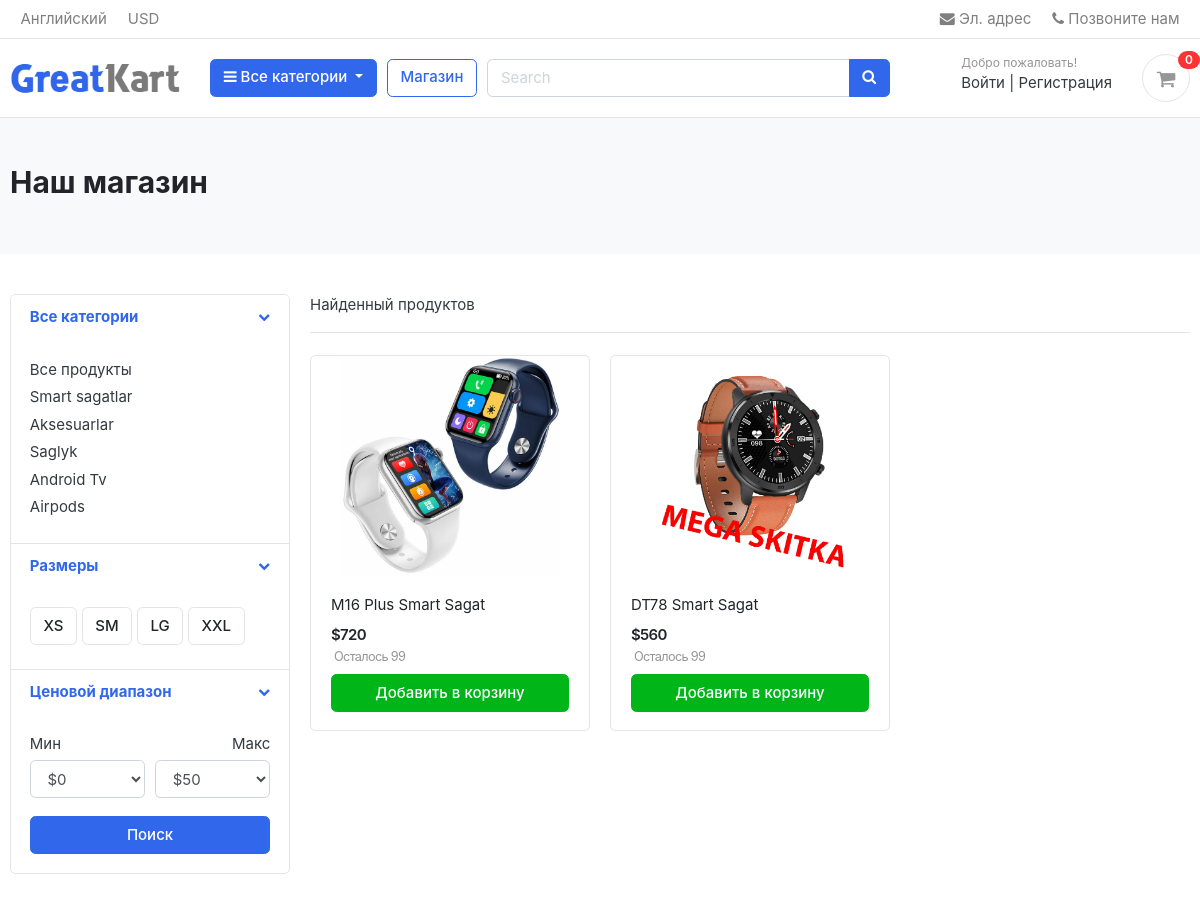
/1/, run on the app's committed database.
### product/models.py (models this page shows, shortened)
class Category(models.Model):
    name = models.CharField(max_length=255)
    slug = models.SlugField(max_length=255, unique=True)
    desc = models.TextField(max_length=255, blank=True, null=True)
    image = models.ImageField(upload_to='category/', blank=True, null=True)
    class Meta:
        verbose_name = "category"
        verbose_name_plural = "categories"

class Product(models.Model):
    name = models.CharField(max_length=255)
    slug = models.SlugField(max_length=255, unique=True)
    desc = models.TextField(max_length=255, blank=True, null=True)
    image = models.ImageField(upload_to='products/', blank=True, null=True)
    price = models.IntegerField(blank=True, null=True)
    stock = models.IntegerField(blank=True, null=True)
    is_active = models.BooleanField(default=True)
    created_date = models.DateTimeField(auto_now_add=True)
    modified_date = models.DateTimeField(auto_now=True)
    category = models.ForeignKey(Category, on_delete=models.CASCADE)

### product/views.py (the view)
# urls.py: path('<int:id>/', store, name="store"),
def store(request, id):
    category = Category.objects.all()
    product = Product.objects.filter(category=id, is_active=True)
    paginator = Paginator(product, 6)
    page = request.GET.get('page')
    paged_products = paginator.get_page(page)
    context = {
        'product':paged_products,
        'category':category,
    }
    return render(request, 'store.html', context)

### carts/context_processors.py (called while the page is built)
def counter(request):
    cart_count = 0
    if 'admin' in request.path:
        return {}
    else:
        try:
            cart = Cart.objects.filter(cart_id=_cart_id(request))
            if request.user.is_authenticated:
                cart_items = CartItem.objects.all().filter(user=request.user)
            else:
                cart_items = CartItem.objects.all().filter(cart=cart[:1])
            for cart_item in cart_items:
                cart_count += cart_item.quantity
        except Cart.DoesNotExist:
            cart_count = 0
    return dict(cart_count=cart_count)

### carts/views.py (called while the page is built)
def _cart_id(request):
    cart = request.session.session_key
    if not cart:
        cart = request.session.create()
    return cart

### templates/store.html (shortened to what this page needs)
{% extends 'base.html' %}
{% block content %}
{% load static %}
<section class="section-pagetop bg">
    <div class="container">
        {% if 'search' in request.path %}
            <h2 class="title-page">Результаты поиска</h2>
        {% else %}
            <h2 class="title-page">Наш магазин</h2>
        {% endif %}
    </div>
</section>
<section class="section-content padding-y">
    <div class="container">
        <div class="row">
            <aside class="col-md-3">
                <div class="card">
                    <article class="filter-group">
                        <header class="card-header">
                            <a href="#" data-toggle="collapse" data-target="#collapse_1" aria-expanded="true" class="">
                                <i class="icon-control fa fa-chevron-down"></i>
                                <h6 class="title">Все категории</h6>
                            </a>
                        </header>
                        <div class="filter-content collapse show" id="collapse_1" style="">
                            <div class="card-body">
                                <ul class="list-menu">
                                    <li><a href="{% url 'store' %}">Все продукты</a></li>
                                    {% for i in category %}
                                    <li><a href="{% url 'store' i.id %}">{{i.name}} </a></li>
                                    {% endfor %}
                                </ul>
                            </div>
                        </div>
                    </article>
                    <article class="filter-group">
                        <header class="card-header">
                            <a href="#" data-toggle="collapse" data-target="#collapse_4" aria-expanded="true" class="">
                                <i class="icon-control fa fa-chevron-down"></i>
                                <h6 class="title">Размеры </h6>
                            </a>
                        </header>
                        <div class="filter-content collapse show" id="collapse_4" style="">
                            <div class="card-body">
                                <label class="checkbox-btn">
                                    <span class="btn btn-light"> XS </span>
                                </label>
                                <label class="checkbox-btn">
                                    <span class="btn btn-light"> SM </span>
                                </label>
                                <label class="checkbox-btn">
                                    <span class="btn btn-light"> LG </span>
                                </label>
                                <label class="checkbox-btn">
                                    <span class="btn btn-light"> XXL </span>
                                </label>
                            </div>
                        </div>
                    </article>
                    <article class="filter-group">
                        <header class="card-header">
                            <a href="#" data-toggle="collapse" data-target="#collapse_3" aria-expanded="true" class="">
                                <i class="icon-control fa fa-chevron-down"></i>
                                <h6 class="title">Ценовой диапазон </h6>
                            </a>
                        </header>
                        <div class="filter-content collapse show" id="collapse_3" style="">
                            <div class="card-body">
                                <div class="form-row">
                                    <div class="form-group col-md-6">
                                        <label>Мин</label>
                                        <select class="mr-2 form-control">
                                            <option value="0">$0</option>
                                        </select>
                                    </div>
                                    <div class="form-group text-right col-md-6">
                                        <label>Макс</label>
                                        <select class="mr-2 form-control">
                                            <option value="50">$50</option>
                                        </select>
                                    </div>
                                </div>
                                <button class="btn btn-block btn-primary">Поиск</button>
                            </div>
                        </div>
                    </article>
                </div>
            </aside>
            <main class="col-md-9">
                <header class="border-bottom mb-4 pb-3">
                    <div class="form-inline">
                        <span class="mr-md-auto">Hайденный <b>{{product_count}}</b> продуктов</span>
                    </div>
                </header>
                <div class="row">
                    {% for i in product %}
                    <div class="col-md-4">
                        <figure class="card card-product-grid">
                            <div class="img-wrap">
                                <a href="{% url 'product_detail' i.id  i.category.id %}">
                                    <img src="{{i.image.url}}">
                                </a>
                            </div>
                            <figcaption class="info-wrap">
                                <div class="fix-height">
                                    <a href="{% url 'product_detail' i.id  i.category.id %}"
                                        class="title">{{i.name}}</a>
                                    <div class="price-wrap mt-2">
                                        <span class="price">${{i.price}}</span>
                                        {% if i.price %}
                                        <p class="price-old">Осталось {{i.stock}}</p>
                                        {%endif %}
                                    </div>
                                </div>
                                <a href="{% url 'add_cart' i.id %}" class="btn btn-block btn-success">Добавить в корзину </a>
                            </figcaption>
                        </figure>
                    </div>
                    {% endfor %}
                </div>
            </main>
        </div>
    </div>
</section>
{% endblock %}

### static/css/ui.css (style rules this page uses)
html { font-family: "Inter", sans-serif; font-size: 15px; }
.img-wrap { text-align: center; display: block; }
.img-wrap img { max-width: 100%; }
.price-wrap { letter-spacing: -0.7px; }
.padding-y { padding-top: 40px; padding-bottom: 40px; }
figure { margin-bottom: 0; }
article:after, .form-group:after { display: block; clear: both; content: ""; }
.bg { background-color: #f8f9fa; }
.title-page { color: #212529; }
p:last-child { margin-bottom: 0; }
.btn-light { background-color: #fff; border-color: #e4e4e4; }
[class*=list-] li:after { visibility: hidden; display: block; content: ""; overflow: hidden; height: 0; clear: both; }
.list-menu { list-style: none; margin: 0; padding-left: 0; }
.list-menu li { margin-bottom: 5px; }
.list-menu a { color: #343a40; }
[class*=card-product] a.title { color: #212529; display: block; }
[class*=card-product] p { margin-bottom: 0; }
[class*=card-product] .img-wrap { overflow: hidden; position: relative; }
[class*=card-product] .img-wrap img { height: 100%; max-width: 100%; width: auto; display: inline-block; -o-object-fit: cover; object-fit: cover; }
.card-product-grid { margin-bottom: 20px; }
.card-product-grid .img-wrap { border-radius: 0.2rem 0.2rem 0 0; height: 220px; }
.card-product-grid .info-wrap { overflow: hidden; padding: 18px 20px; }
.card-product-grid .fix-height { height: 80px; overflow: hidden; }
.card .img-wrap { overflow: hidden; }
.price { font-weight: 600; color: #212529; }
.price-old { color: #969696; margin-left: 3px; font-size: 85%; }
.icon-control { margin-top: 5px; float: right; font-size: 80%; }
.card-header .title { margin-bottom: 0; line-height: 1.5; }
.filter-group { border-bottom: 1px solid #e4e4e4; }
.filter-group .card-header { border-bottom: 0; }
.filter-group:last-child { border-bottom: 0; }
.checkbox-btn { position: relative; }
.section-pagetop { padding: 45px 0; }

### data on the page
Category: name "Smart sagatlar"
Category: name "Aksesuarlar"
Category: name "Saglyk"
Category: name "Android Tv"
Category: name "Airpods"
Product: image (picture), name "M16 Plus Smart Sagat", price "720", stock "99"
Product: image (picture), name "DT78 Smart Sagat", price "560", stock "99"

### other printed values
{{ cart_count }} "0"
